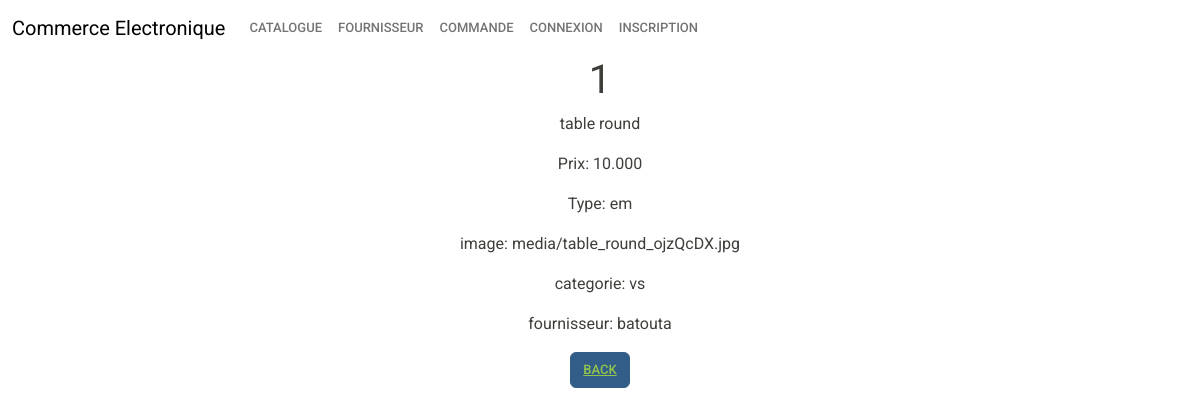
The page /magasin/list/37/view on the database its author committed.
### magasin/models.py (models this page shows, shortened)
class produit(models.Model):
    TYPE_CHOICES=[
        ('em','emballé'),
        ('fr','Frais'),
        ('cs','Conserve')
    ]
    libellé=models.CharField(max_length=100)
    description=models.TextField(default='Non définie')
    prix=models.DecimalField(max_digits=10,decimal_places=3,default=0)
    type=models.CharField(max_length=2,choices=TYPE_CHOICES,default='em')
    img=models.ImageField(blank=True,upload_to='media/')
    categorie=models.ForeignKey('categorie',on_delete=models.CASCADE,null=True)
    fournisseur=models.ForeignKey('Fournisseur',on_delete=models.CASCADE,null=True)

class categorie(models.Model):
    TYPE_CHOICES=[
        ('al','alimentaire'),
        ('mb','meuble'),
        ('vs','vaisselle'),
        ('sn','sanitaire'),
        ('vt','vetement'),
        ('jx','jouets'),
        ('lg','linge de maison'),
        ('bj','bijoux'),
        ('dc','decor')
    ]
    libellé=models.CharField(default='al',choices=TYPE_CHOICES,max_length=50)
    def __str__(self):
        return self.libellé

class fournisseur(models.Model):
    nom=models.CharField(max_length=100)
    adresse=models.TextField(default='Non définie')
    email=models.EmailField(default='Non définie')
    telephone=models.CharField(max_length=8)
    def __str__(self):
        return self.nom

### magasin/views.py (the view)
# urls.py: path('list/<int:product_id>/view', views.view_product, name='view_product'),
def view_product(request, product_id):
    product = get_object_or_404(produit, id=product_id)
    return render(request, 'magasin/produit_detail.html', {'product': product})

### magasin/templates/magasin/produit_detail.html
{% include 'magasin/base.html' %}
{% load static %}
<link rel="stylesheet" href="{% static 'css/bootstrap.min3.css' %}">
<center>
{% block content %}
  <h1>{{ product.libellé }}</h1>
  <p>{{ product.description }}</p>
  <p>Prix: {{ product.prix }}</p>
  <p>Type: {{ product.type }}</p>
  <p>image: {{ product.img }}</p>
  <p>categorie: {{ product.categorie }}</p>
  <p>fournisseur: {{ product.fournisseur }}</p>
<button class="btn btn-primary"><a href="{%url 'index'%}">Back</a>
</button>
{% endblock %}
</center>

### rows shown on the page
produit: libellé "1", description "table round", prix "10.000", type "em", img "media/table_round_ojzQcDX.jpg", categorie "vs", fournisseur "batouta"
